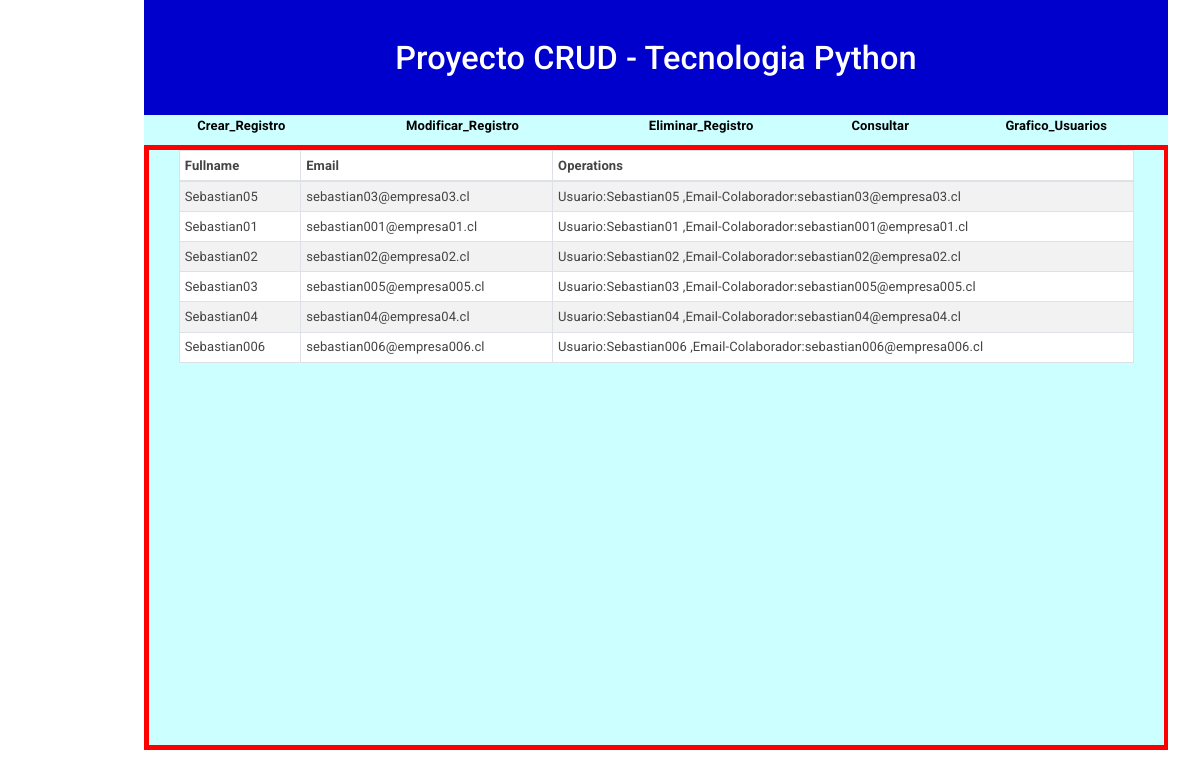
The app's page /consultar with its own data.
### tables this page shows
CREATE TABLE "datosclientes" (
	"fullname"	TEXT NOT NULL UNIQUE,
	"email"	TEXT NOT NULL UNIQUE,
	PRIMARY KEY("fullname")
);

### run2.py (the view)
@app.route('/consultar')
def consultar():
    query = 'SELECT * FROM datosclientes'
    curs  = run_query(query)
    return render_template('consultar.html', contacts = curs)

### run2.py (called while the page is built)
def run_query(query='',parameters=()):
    conn = sqlite3.connect('dataweb.db')
    cursor = conn.cursor()                 # Crear un cursor
    cursor.execute(query, parameters)                  # Ejecutar una consulta
    if query.upper().startswith('SELECT'):
       data= cursor.fetchall()               # Traer los resultados de un select
    else:
        conn.commit()                          # Hacer efectiva la escritura de datos
        data = None
    return data

### Templates/consultar.html (shortened to what this page needs)
{% extends 'layout1.html' %}
{% block content %}
  <div class="container">
    <table class="table table-striped table-bordered bg-white table-sm">
      <thead>
        <tr>
          <th>Fullname</th>
          <th>Email</th>
          <th>Operations</th>
        </tr>
      </thead>
      <tbody>
        {% for contact in contacts %}
        <tr>
          <td>{{ contact[0] }}</td>
          <td>{{ contact[1] }}</td>
          <td>Usuario:{{ contact[0] }} ,Email-Colaborador:{{ contact[1] }}</td>
        </tr>
        {% endfor %}
      </tbody>
    </table>
  </div>
</div>
{% endblock %}

### Templates/layout1.html (shortened to what this page needs)
<!DOCTYPE html>
<html lang="es">
<head>
    <link rel="stylesheet" href="{{ url_for("static", filename="Hoja_estilo_scc2.css") }}">
    <link rel="stylesheet" href="https://bootswatch.com/4/materia/bootstrap.min.css">
</head>
<body>
<div id="Contenedor">
  <div id="Layer1">
  <br><br/>
  <h1 class="Estilo2" align="center">Proyecto CRUD - Tecnologia Python</h1>
    <div id="Layer3">
      <table width="100%" border="0">
        <tr >
          <td><div align="center"><a class="Estilo1" href="/crear" title="Crear_Registro"  >Crear_Registro</a></div></td>
          <td><div align="center"><a class="Estilo1" href="/modificar" title="Modificar_Registro" target="_parent">Modificar_Registro</a></div></td>
          <td><div align="center"><a class="Estilo1" href="/eliminar" title="Eliminar_Registro" target="_parent">Eliminar_Registro</a></div></td>
          <td><div align="center"><a class="Estilo1" href="/consultar" title="Consultar" target="_parent">Consultar</a></div></td>
          <td><div align="center"><a class="Estilo1" href="/Grafico_Usuarios" title="Grafico_Usuarios" target="_parent">Grafico_Usuarios</a></div></td>
        </tr>
      </table>
    </div>
    <div id="Layer4">
        <div class="container">
                  {% block content %}{% endblock %}
        </div>
    </div>
  </div>
  <p>&nbsp;</p>
</body>
</html>

### static/Hoja_estilo_scc2.css (style rules this page uses)
#Contenedor { left: 12%; top: 0px; height: 750px; width: 1024px; background-color: #FF0000; position: absolute; }
#Contenedor #Layer1 { position:absolute; width:1024px; height:115px; z-index:1; left: 0px; background-color: #0000CC; }
#Contenedor #Layer3 { position:absolute; width:1024px; height:30px; z-index:1; top: 115px; left: 0px; background-color:#CCFFFF;; }
#Contenedor #Layer1 #Layer4 { position:absolute; width:1015px; height:595px; z-index:2; top: 150px; left: 5px; background-color: #CCFFFF; }

### Templates/layout1.html (style rules this page uses)
.Estilo1 { color: #000000; font-weight: bold; }
.Estilo2 { color: #ffffff; }

### records on screen
datosclientes: fullname "Sebastian05", email "sebastian03@empresa03.cl"
datosclientes: fullname "Sebastian01", email "sebastian001@empresa01.cl"
datosclientes: fullname "Sebastian02", email "sebastian02@empresa02.cl"
datosclientes: fullname "Sebastian03", email "sebastian005@empresa005.cl"
datosclientes: fullname "Sebastian04", email "sebastian04@empresa04.cl"
datosclientes: fullname "Sebastian006", email "sebastian006@empresa006.cl"
